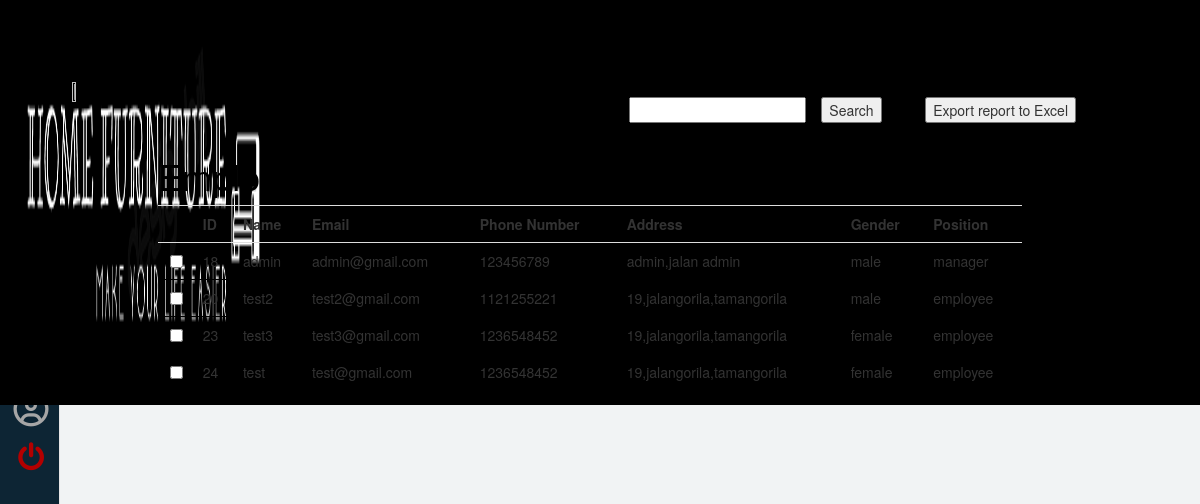
/remployee.php (signed in), run on the app's committed database.
### tables this page shows
CREATE TABLE IF NOT EXISTS `employee` (
  `emp_id` int(11) NOT NULL AUTO_INCREMENT,
  `emp_name` varchar(255) DEFAULT NULL,
  `emp_email` varchar(255) DEFAULT NULL,
  `emp_phone` int(255) DEFAULT NULL,
  `emp_address` varchar(255) DEFAULT NULL,
  `emp_gender` varchar(255) DEFAULT NULL,
  `emp_password` varchar(255) DEFAULT NULL,
  `emp_img` text,
  `emp_position` varchar(255) DEFAULT NULL,
  `manager_id` int(11) DEFAULT NULL,
  PRIMARY KEY (`emp_id`)
);

### remployee.php (the view, shortened to what this page needs)
<?php
include "header.php";
include "include/conn.inc.php";
?>
<!DOCTYPE html PUBLIC "-//W3C//DTD XHTML 1.0 Transitional//EN" "http://www.w3.org/TR/xhtml1/DTD/xhtml1-transitional.dtd">
<html xmlns="http://www.w3.org/1999/xhtml">
<head>
    <link rel="stylesheet" href="css/style-emp-panel.css" type="text/css" />
    <link rel="stylesheet" href="https://maxcdn.bootstrapcdn.com/bootstrap/3.3.7/css/bootstrap.min.css" />
</head>
<body>
    <div class="arrow">
        <a href="emp-dashboard.php">
            <image src="img\goback.png" style="width:5%;margin-top:2%; margin-left:2%" ; height="6%" />
        </a>
    </div>
    <?php
    $sql = "SELECT * FROM employee";
    echo "<h1 style='color:black; margin-left:10%;margin-top:5%'> Employee Report</h1>";
    if ($result = mysqli_query($conn, $sql)) {
        if (mysqli_num_rows($result) > 0) {
            echo "<form action='search.php' method='POST'>";
            echo "<input type='text' name='search' style='float:right;margin-top:-10%;margin-right:30%;'>";
            echo "<input type='submit' name='searchbtn' value='Search' style='float:right;margin-top:-10%;margin-right:23%;'>";
            ECHO "</form>";
            echo "<form action='include/employee.inc.php' method='POST'>";
            echo"<input type='submit' name='export' value='Export report to Excel' style='float:right;margin-top:-10%;margin-right:5%;'>";
            echo "<table class='table' style='margin-left:10%; width:80%;'>";
            echo "<tr class='head'style='margin-left:10%;'>";
            echo "<th></th>";
            echo "<th> ID</th>";
            echo "<th> Name</th>";
            echo "<th> Email</th>";
            echo "<th> Phone Number</th>";
            echo "<th> Address</th>";
            echo "<th> Gender</th>";
            echo "<th> Position</th>";
            echo "</tr>";
            while ($row = mysqli_fetch_array($result)) {
                $eid = $row['emp_id'];
                $ename = $row['emp_name'];
                $email = $row['emp_email'];
                $phone = $row['emp_phone'];
                $address = $row['emp_address'];
                $gender = $row['emp_gender'];
                $position = $row['emp_position'];
                echo "<tr>";
                echo "<td><input type='checkbox' name='check'onClick='javascript:checkbox();'></td>";
                echo "<td style='text-align:left'>$eid<input type='number' name='eid' value='$eid' hidden></td>";
                echo "<td style='text-align:left'>$ename<input type='text' name='ename' id='ename' value='$ename' hidden></td>";
                echo "<td style='text-align:left'>$email<input type='text' name='email' id='email' value='$email' hidden></td>";
                echo "<td style='text-align:left'>$phone<input type='text' name='phone' id='phone' value='$phone' hidden></td>";
                echo "<td style='text-align:left'>$address<input type='text' name='address' id='address' value='$address' hidden></td>";
                echo "<td style='text-align:left'>$gender<input type='text' name='gender' id='gender' value='$gender' hidden></td>";
                echo "<td style='text-align:left'>$position<input type='text' name='position' id='position' value='$position' hidden></td>";
                echo "</tr>";
            }
            echo "</table>";
        } else {
            echo "No result match with the query!!!!";
        }
    } else {
        echo "ERROR !!! Could not execute $sql." . mysqli_error($conn);
    }
?>

### css/style-emp-panel.css (style rules this page uses)
table.tab-result th, td { padding: 5px; text-align: center; border-bottom: 1px solid #000; }

### header.css (style rules this page uses)
body { margin:0px; padding: 0px; background-color:#f1f3f4; }

### data on the page
employee: emp_id "18", emp_name "admin", emp_email "admin@gmail.com", emp_phone "123456789", emp_address "admin,jalan admin", emp_gender "male", emp_position "manager"
employee: emp_id "20", emp_name "test2", emp_email "test2@gmail.com", emp_phone "1121255221", emp_address "19,jalangorila,tamangorila", emp_gender "male", emp_position "employee"
employee: emp_id "23", emp_name "test3", emp_email "test3@gmail.com", emp_phone "1236548452", emp_address "19,jalangorila,tamangorila", emp_gender "female", emp_position "employee"
employee: emp_id "24", emp_name "test", emp_email "test@gmail.com", emp_phone "1236548452", emp_address "19,jalangorila,tamangorila", emp_gender "female", emp_position "employee"
